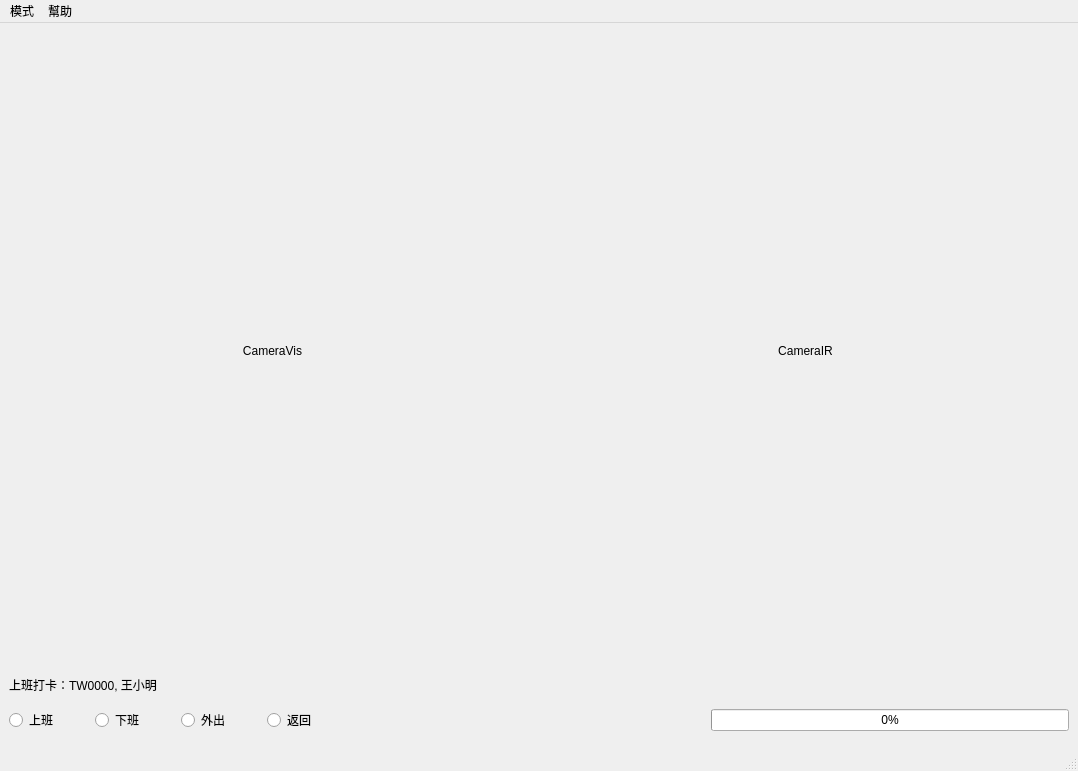
<?xml version="1.0" encoding="UTF-8"?>
<ui version="4.0">
 <class>MainWindow</class>
 <widget class="QMainWindow" name="MainWindow">
  <property name="geometry">
   <rect>
    <x>0</x>
    <y>0</y>
    <width>1078</width>
    <height>771</height>
   </rect>
  </property>
  <property name="sizePolicy">
   <sizepolicy hsizetype="Expanding" vsizetype="Expanding">
    <horstretch>0</horstretch>
    <verstretch>0</verstretch>
   </sizepolicy>
  </property>
  <property name="windowTitle">
   <string>MDIT打卡系統</string>
  </property>
  <widget class="QWidget" name="centralwidget">
   <layout class="QHBoxLayout" name="horizontalLayout_2">
    <item>
     <layout class="QGridLayout" name="mainBox" columnstretch="0">
      <property name="sizeConstraint">
       <enum>QLayout::SetDefaultConstraint</enum>
      </property>
      <item row="0" column="0">
       <layout class="QHBoxLayout" name="TopBox">
        <item>
         <widget class="QLabel" name="cameraVis">
          <property name="sizePolicy">
           <sizepolicy hsizetype="Expanding" vsizetype="Expanding">
            <horstretch>0</horstretch>
            <verstretch>0</verstretch>
           </sizepolicy>
          </property>
          <property name="text">
           <string>CameraVis</string>
          </property>
          <property name="alignment">
           <set>Qt::AlignCenter</set>
          </property>
         </widget>
        </item>
        <item>
         <widget class="QLabel" name="cameraIR">
          <property name="sizePolicy">
           <sizepolicy hsizetype="Expanding" vsizetype="Expanding">
            <horstretch>0</horstretch>
            <verstretch>0</verstretch>
           </sizepolicy>
          </property>
          <property name="text">
           <string>CameraIR</string>
          </property>
          <property name="alignment">
           <set>Qt::AlignCenter</set>
          </property>
         </widget>
        </item>
       </layout>
      </item>
      <item row="1" column="0">
       <widget class="QLabel" name="lblStatusPunch">
        <property name="text">
         <string>上班打卡：TW0000, 王小明</string>
        </property>
       </widget>
      </item>
      <item row="2" column="0">
       <layout class="QHBoxLayout" name="BottomBox">
        <item>
         <widget class="QRadioButton" name="rdb1_work">
          <property name="minimumSize">
           <size>
            <width>80</width>
            <height>40</height>
           </size>
          </property>
          <property name="text">
           <string>上班</string>
          </property>
         </widget>
        </item>
        <item>
         <widget class="QRadioButton" name="rdb2_offwork">
          <property name="minimumSize">
           <size>
            <width>80</width>
            <height>40</height>
           </size>
          </property>
          <property name="text">
           <string>下班</string>
          </property>
         </widget>
        </item>
        <item>
         <widget class="QRadioButton" name="rdb3_out">
          <property name="minimumSize">
           <size>
            <width>80</width>
            <height>40</height>
           </size>
          </property>
          <property name="text">
           <string>外出</string>
          </property>
         </widget>
        </item>
        <item>
         <widget class="QRadioButton" name="rdb4_back">
          <property name="minimumSize">
           <size>
            <width>80</width>
            <height>40</height>
           </size>
          </property>
          <property name="text">
           <string>返回</string>
          </property>
         </widget>
        </item>
        <item>
         <spacer name="horizontalSpacer">
          <property name="orientation">
           <enum>Qt::Horizontal</enum>
          </property>
          <property name="sizeHint" stdset="0">
           <size>
            <width>40</width>
            <height>20</height>
           </size>
          </property>
         </spacer>
        </item>
        <item>
         <widget class="QProgressBar" name="pgBar">
          <property name="maximum">
           <number>1000</number>
          </property>
          <property name="value">
           <number>0</number>
          </property>
         </widget>
        </item>
       </layout>
      </item>
     </layout>
    </item>
   </layout>
  </widget>
  <widget class="QStatusBar" name="statusbar"/>
  <widget class="QMenuBar" name="menubar">
   <property name="geometry">
    <rect>
     <x>0</x>
     <y>0</y>
     <width>1078</width>
     <height>25</height>
    </rect>
   </property>
   <widget class="QMenu" name="menuHelp">
    <property name="title">
     <string>幫助</string>
    </property>
    <addaction name="actionAbout"/>
   </widget>
   <widget class="QMenu" name="menuMode">
    <property name="title">
     <string>模式</string>
    </property>
    <addaction name="actionPassword"/>
    <addaction name="separator"/>
    <addaction name="actionTraining"/>
    <addaction name="actionEditStaff"/>
    <addaction name="separator"/>
    <addaction name="actionExit"/>
   </widget>
   <addaction name="menuMode"/>
   <addaction name="menuHelp"/>
  </widget>
  <action name="actionAbout">
   <property name="text">
    <string>關於</string>
   </property>
   <property name="statusTip">
    <string>關於打卡系統程序</string>
   </property>
   <property name="shortcut">
    <string>Alt+A</string>
   </property>
  </action>
  <action name="actionTraining">
   <property name="text">
    <string>辨識訓練</string>
   </property>
   <property name="statusTip">
    <string>進行人臉辨識訓練模式</string>
   </property>
   <property name="shortcut">
    <string>Alt+T</string>
   </property>
  </action>
  <action name="actionExit">
   <property name="text">
    <string>離開</string>
   </property>
   <property name="statusTip">
    <string>離開程序</string>
   </property>
   <property name="shortcut">
    <string>Alt+E</string>
   </property>
  </action>
  <action name="actionEditStaff">
   <property name="text">
    <string>編輯成員</string>
   </property>
   <property name="statusTip">
    <string>編輯MDIT成員的ID、稱呼、路徑等資訊</string>
   </property>
   <property name="shortcut">
    <string>Alt+S</string>
   </property>
  </action>
  <action name="actionPassword">
   <property name="text">
    <string>密碼</string>
   </property>
   <property name="statusTip">
    <string>輸入以進行進階操作</string>
   </property>
   <property name="shortcut">
    <string>Alt+P</string>
   </property>
  </action>
 </widget>
 <resources/>
 <connections/>
</ui>
